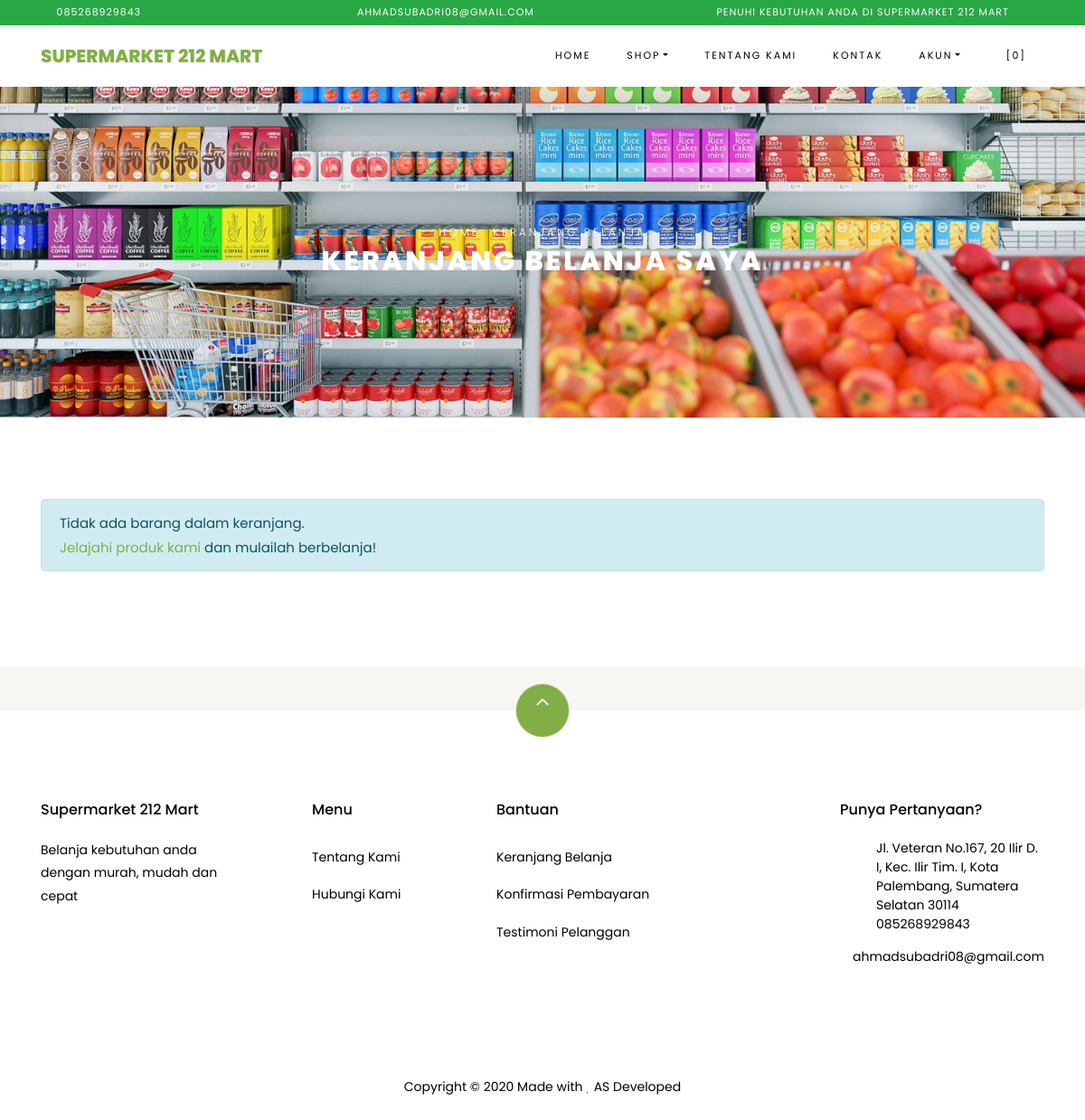
The app's page /index.php/shop/cart with its own data.
### tables this page shows
CREATE TABLE `settings` (
  `id` int(10) NOT NULL,
  `key` varchar(32) NOT NULL,
  `content` varchar(191) NOT NULL
);

### application/helpers/themes_helper.php (called while the page is built, shortened)
<?php
if ( ! function_exists('get_theme_name'))
{
    function get_theme_name() {
        $current_theme = get_settings('current_theme_name');
        return ($current_theme) ? $current_theme : false;
    }
}
if ( ! function_exists('get_template_part'))
{
    function get_template_part($file_name = null, $params = array()) {
        if ($file_name !== '') {
            $current_theme = get_theme_name();
            if ( file_exists($file_location = VIEWPATH .'themes/'. $current_theme .'/'. $file_name .'.php')) {
                $CI =& get_instance();
                $CI->load->view('themes/'. $current_theme .'/'. $file_name, $params);
            }
            else {
                echo '<div>Kesalahan: berkas tema <b>'. $file_name .'.php</b> tidak ditemukan.<br>Lokasi berkas: <b>'. $file_location .'</b></div>';
            }
        }
    }
}
if ( ! function_exists('get_header'))
{
    function get_header($params = null, $section = '', $current_section = '') {
        $load_params = array();
        if ( is_null($params)) {
            $load_params['title'] = get_settings('site_name');
        }
        else if ( is_string($params)) {
            $load_params['title'] = $params;
        }
        $load_params['sidebar_section'] = $section;
        $load_params['current_section'] = $current_section;
        get_template_part('header', $load_params);
    }
}
if ( ! function_exists('get_footer'))
{
    function get_footer($params = array()) {
        get_template_part('footer', $params);
    }
}
if ( ! function_exists('get_theme_uri'))
{
    function get_theme_uri($file_name = null, $theme_name = NULL)
    {
        $theme_name = ($theme_name == NULL) ? get_theme_name() : $theme_name;
        return is_null($file_name) ? base_url('assets/themes/'. $theme_name .'/') : base_url('assets/themes/'. $theme_name .'/'. $file_name) ;
    }
}

### application/controllers/Shop.php (called while the page is built, shortened)
<?php
class Shop extends CI_Controller {
    public function cart()
    {
        $cart['carts'] = $this->cart->contents();
        $cart['total_cart'] = $this->cart->total();
        $ongkir = ($cart['total_cart'] >= get_settings('min_shop_to_free_shipping_cost')) ? 0 : get_settings('shipping_cost');
        $cart['total_price'] = $cart['total_cart'] + $ongkir;
        get_header('Keranjang Belanja');
        get_template_part('shop/cart', $cart);
        get_footer();
    }
}

### index.php (called while the page is built, shortened)
<?php
require_once BASEPATH.'core/CodeIgniter.php';

### application/helpers/global_helper.php (called while the page is built, shortened)
<?php
if ( ! function_exists('get_settings'))
{
    function get_settings($key = '')
    {
        $CI =& get_instance();
        $row = $CI->db
            ->select('content')
            ->where('key', $key)
            ->get('settings')
            ->row();
        return $row->content;
    }
}
if ( ! function_exists('get_store_name'))
{
    function get_store_name()
    {
        return get_settings('store_name');
    }
}

### application/helpers/session_helper.php (called while the page is built, shortened)
<?php
if ( ! function_exists('init'))
{
    function init()
    {
        $CI =& get_instance();
        return $CI;
    }
}
if( ! function_exists('session_data'))
{
    function session_data()
    {
        $CI = init();
        $read_session_in_cookie = get_cookie('__ACTIVE_SESSION_DATA');
        $read_session_in_session = $CI->session->userdata('__ACTIVE_SESSION_DATA');
        if ($read_session_in_cookie)
        {
            $read_data = $CI->encryption->decrypt($read_session_in_cookie);
            $read_data = json_decode($read_data);
            return $read_data;
        }
        else if ($read_session_in_session)
        {
            $read_data = $CI->encryption->decrypt($read_session_in_session);
            $read_data = json_decode($read_data);
            return $read_data;
        }
        else {
            $default_session = new stdClass();
            $default_session->is_login = FALSE;
            $default_session->user_id = 0;
            $default_session->login_at = 0;
            $default_session->remember_me = FALSE;
            return $default_session;
        }
    }
}

### application/views/themes/vegefoods/shop/cart.php (the view, shortened to what this page needs)
<div class="hero-wrap hero-bread" style="background-image: url('<?php echo get_theme_uri('images/bg_1.jpg'); ?>');">
    <div class="container">
      <div class="row no-gutters slider-text align-items-center justify-content-center">
        <div class="col-md-9 ftco-animate text-center">
            <p class="breadcrumbs"><span class="mr-2"><?php echo anchor(base_url(), 'Home'); ?></span> <span>Keranjang Belanja</span></p>
          <h1 class="mb-0 bread">Keranjang Belanja Saya</h1>
        </div>
      </div>
    </div>
  </div>
  <section class="ftco-section ftco-Keranjang Belanja">
          <div class="container">
          <?php if ( count($carts) > 0) : ?>
            <form action="<?php echo site_url('shop/checkout'); ?>" method="POST">
              <div class="row">
              <div class="col-md-12 ftco-animate">
                  <div class="cart-list">
                      <table class="table">
                          <thead class="thead-primary">
                            <tr class="text-center">
                              <th>&nbsp;</th>
                              <th>&nbsp;</th>
                              <th>Produk</th>
                              <th>Harga</th>
                              <th>Kuantitas</th>
                              <th>Sub Total</th>
                            </tr>
                          </thead>
                          <tbody>
                              <?php foreach ($carts as $item) : ?>
                            <tr class="text-center cart-<?php echo $item['rowid']; ?>">
                              <td class="product-remove"><a href="#" class="remove-item" data-rowid="<?php echo $item['rowid']; ?>"><span class="ion-ios-close"></span></a></td>
                              <td class="image-prod"><div class="img img-fluid rounded" style="background-image:url(<?php echo get_product_image($item['id']); ?>);"></div></td>
                              <td class="product-name">
                                  <h3><?php echo $item['name']; ?></h3>
                              </td>
                              <td class="price">Rp <?php echo format_rupiah($item['price']); ?></td>
                              <td class="quantity">
                                  <div class="input-group mb-3">
                                   <input type="text" name="quantity[<?php echo $item['rowid']; ?>]" class="quantity form-control input-number" value="<?php echo $item['qty']; ?>" min="1" max="100">
                                </div>
                            </td>
                              <td class="total">Rp <?php echo format_rupiah($item['subtotal']); ?></td>
                            </tr>
                              <?php endforeach; ?>
                          </tbody>
                        </table>
                    </div>
              </div>
          </div>
          <div class="row justify-content-end">
              <div class="col-lg-4 mt-5 cart-wrap ftco-animate">
                  <div class="cart-total mb-3">
                      <h3>Kode Kupon</h3>
                      <p>Punya kode kupon? Gunakan kupon kamu untuk mendapatkan potongan harga menarik</p>
                <div class="form-group">
                    <label for="code">Kode:</label>
                  <input id="code" name="coupon_code" type="text" class="form-control text-left px-3" placeholder="">
                </div>
                  </div>
              </div>
              <div class="col-lg-4 mt-5 cart-wrap ftco-animate">
                  <div class="cart-total mb-3">
                      <h3>Rincian Keranjang</h3>
                      <p class="d-flex">
                          <span>Subtotal</span>
                          <span class="n-subtotal font-weight-bold">Rp <?php echo format_rupiah($total_cart); ?></span>
                      </p>
                      <p class="d-flex">
                          <span>Biaya pengiriman</span>
                          <?php if ( $total_cart >= get_settings('min_shop_to_free_shipping_cost')) : ?>
                          <span class="n-ongkir font-weight-bold">Gratis</span>
                          <?php else : ?>
                            <span class="n-ongkir font-weight-bold">Rp <?php echo format_rupiah(get_settings('shipping_cost')); ?></span>
                          <?php endif; ?>
                      </p>
                      <hr>
                      <p class="d-flex total-price">
                          <span>Total</span>
                          <span class="n-total font-weight-bold">Rp <?php echo format_rupiah($total_price); ?></span>
                      </p>
                  </div>
                  <p><button type="submit" class="btn btn-primary py-3 px-4">Checkout</button></p>
              </div>
          </div>
          </form>
          <?php else : ?>
            <div class="row">
              <div class="col-md-12 ftco-animate">
                <div class="alert alert-info">Tidak ada barang dalam keranjang.<br><?php echo anchor('browse', 'Jelajahi produk kami'); ?> dan mulailah berbelanja!</div>
              </div>
            </div>
          <?php endif; ?>
          </div>
      </section>

### application/views/themes/vegefoods/header.php (shortened to what this page needs)
?><!DOCTYPE html>
<html lang="en">
  <head>
    <link rel="stylesheet" href="<?php echo get_theme_uri('css/open-iconic-bootstrap.min.css'); ?>">
    <link rel="stylesheet" href="<?php echo get_theme_uri('css/animate.css'); ?>">
    <link rel="stylesheet" href="<?php echo get_theme_uri('css/owl.carousel.min.css'); ?>">
    <link rel="stylesheet" href="<?php echo get_theme_uri('css/owl.theme.default.min.css'); ?>">
    <link rel="stylesheet" href="<?php echo get_theme_uri('css/magnific-popup.css'); ?>">
    <link rel="stylesheet" href="<?php echo get_theme_uri('css/aos.css'); ?>">
	<link rel="stylesheet" href="<?php echo get_theme_uri('css/ionicons.min.css'); ?>">
	<link rel="stylesheet" href="<?php echo get_theme_uri('js/plugins/@fortawesome/fontawesome-free/css/all.min.css', 'argon'); ?>">
    <link rel="stylesheet" href="<?php echo get_theme_uri('css/bootstrap-datepicker.css'); ?>">
    <link rel="stylesheet" href="<?php echo get_theme_uri('css/jquery.timepicker.css'); ?>">
    <link rel="stylesheet" href="<?php echo get_theme_uri('css/flaticon.css'); ?>">
    <link rel="stylesheet" href="<?php echo get_theme_uri('css/icomoon.css'); ?>">
	<link rel="stylesheet" href="<?php echo get_theme_uri('css/style.css'); ?>">
	<link rel="stylesheet" href="<?php echo base_url('assets/plugins/toastr/toastr.min.css'); ?>">
  </head>
  <body class="goto-here">
		<div class="py-1 bg-success">
    	<div class="container">
    		<div class="row no-gutters d-flex align-items-start align-items-center px-md-0">
	    		<div class="col-lg-12 d-block">
		    		<div class="row d-flex">
		    			<div class="col-md pr-4 d-flex topper align-items-center">
					    	<div class="icon mr-2 d-flex justify-content-center align-items-center"><span class="icon-phone2"></span></div>
						    <span class="text"><?php echo get_settings('store_phone_number'); ?></span>
					    </div>
					    <div class="col-md pr-4 d-flex topper align-items-center">
					    	<div class="icon mr-2 d-flex justify-content-center align-items-center"><span class="icon-paper-plane"></span></div>
						    <span class="text"><?php echo get_settings('store_email'); ?></span>
					    </div>
					    <div class="col-md-5 pr-4 d-flex topper align-items-center text-lg-right">
						    <span class="text"><?php echo get_settings('store_tagline'); ?></span>
					    </div>
				    </div>
			    </div>
		    </div>
		  </div>
    </div>
    <nav class="navbar navbar-expand-lg navbar-dark ftco_navbar bg-dark ftco-navbar-light" id="ftco-navbar">
	    <div class="container">
	      <a class="navbar-brand" href="<?php echo base_url(); ?>"><?php echo get_store_name(); ?></a>
	      <div class="collapse navbar-collapse" id="ftco-nav">
	        <ul class="navbar-nav ml-auto">
	          <li class="nav-item active"><a href="<?php echo base_url(); ?>" class="nav-link">Home</a></li>
	          <li class="nav-item dropdown">
              <a class="nav-link dropdown-toggle" href="#" id="dropdown04" data-toggle="dropdown" aria-haspopup="true" aria-expanded="false">Shop</a>
            </li>
	          <li class="nav-item"><a href="<?php echo site_url('pages/about'); ?>" class="nav-link">Tentang Kami</a></li>
              <li class="nav-item"><a href="<?php echo site_url('pages/contact'); ?>" class="nav-link">Kontak</a></li>
              <li class="nav-item dropdown">
              <a class="nav-link dropdown-toggle" href="#" id="dropdown05" data-toggle="dropdown" aria-haspopup="true" aria-expanded="false">Akun</a>
            </li>
	          <li class="nav-item cta cta-colored"><a href="<?php echo site_url('shop/cart'); ?>" class="nav-link"><span class="icon-shopping_cart"></span>[<span class="cart-item-total">0</span>]</a></li>
	        </ul>
	      </div>
	    </div>
	  </nav>

### application/views/themes/vegefoods/footer.php (shortened to what this page needs)
<section class="ftco-section ftco-no-pt ftco-no-pb py-5 bg-light">
    <div class="container py-4">
    </div>
  </section>
  <footer class="ftco-footer ftco-section">
    <div class="container">
        <div class="row">
            <div class="mouse">
                      <a href="#" class="mouse-icon">
                          <div class="mouse-wheel"><span class="ion-ios-arrow-up"></span></div>
                      </a>
                  </div>
        </div>
      <div class="row mb-5">
        <div class="col-md">
          <div class="ftco-footer-widget mb-4">
            <h2 class="ftco-heading-2"><?php echo get_store_name(); ?></h2>
            <p><?php echo get_settings('store_description'); ?></p>
            <ul class="ftco-footer-social list-unstyled float-md-left float-lft mt-5">
            </ul>
          </div>
        </div>
        <div class="col-md">
          <div class="ftco-footer-widget mb-4 ml-md-5">
            <h2 class="ftco-heading-2">Menu</h2>
            <ul class="list-unstyled">
              <li><a href="<?php echo site_url('pages/about'); ?>" class="py-2 d-block">Tentang Kami</a></li>
              <li><a href="<?php echo site_url('pages/contact'); ?>" class="py-2 d-block">Hubungi Kami</a></li>
            </ul>
          </div>
        </div>
        <div class="col-md-4">
           <div class="ftco-footer-widget mb-4">
            <h2 class="ftco-heading-2">Bantuan</h2>
            <div class="d-flex">
                <ul class="list-unstyled mr-l-5 pr-l-3 mr-4">
                  <li><a href="<?php echo site_url('shop/cart'); ?>" class="py-2 d-block">Keranjang Belanja</a></li>
                  <li><a href="<?php echo site_url('customer/payments/confirm'); ?>" class="py-2 d-block">Konfirmasi Pembayaran</a></li>
                  <li><a href="<?php echo site_url('shop/testimonial'); ?>" class="py-2 d-block">Testimoni Pelanggan</a></li>
                </ul>
              </div>
          </div>
        </div>
        <div class="col-md">
          <div class="ftco-footer-widget mb-4">
              <h2 class="ftco-heading-2">Punya Pertanyaan?</h2>
              <div class="block-23 mb-3">
                <ul>
                  <li><span class="icon icon-map-marker"></span><span class="text"><?php echo get_settings('store_address'); ?></span></li>
                  <li><a href="#"><span class="icon icon-phone"></span><span class="text"><?php echo get_settings('store_phone_number'); ?></span></a></li>
                  <li><a href="#"><span class="icon icon-envelope"></span><span class="text"><?php echo get_settings('store_email'); ?></span></a></li>
                </ul>
              </div>
          </div>
        </div>
      </div>
      <div class="row">
        <div class="col-md-12 text-center">
          <p>
                        Copyright &copy; <script>document.write(new Date().getFullYear());</script> Made with <i class="icon-heart text-danger" aria-hidden="true"></i> AS Developed
                      </p>
        </div>
      </div>
    </div>
  </footer>
</body>
</html>

### records on screen
settings: content "085268929843"
settings: content "AHMADSUBADRI08@GMAIL.COM", content "ahmadsubadri08@gmail.com"
settings: content "PENUHI KEBUTUHAN ANDA DI SUPERMARKET 212 MART"
settings: content "SUPERMARKET 212 MART", content "Supermarket 212 Mart"
settings: content (picture)
settings: content "Belanja kebutuhan anda dengan murah, mudah dan cepat"
settings: content "Jl. Veteran No.167, 20 Ilir D. I, Kec. Ilir Tim. I, Kota Palembang, Sumatera Selatan 30114"

### other values on screen
anchor(base_url(), 'Home') "HOME"
anchor('browse', 'Jelajahi produk kami') "Jelajahi produk kami"
